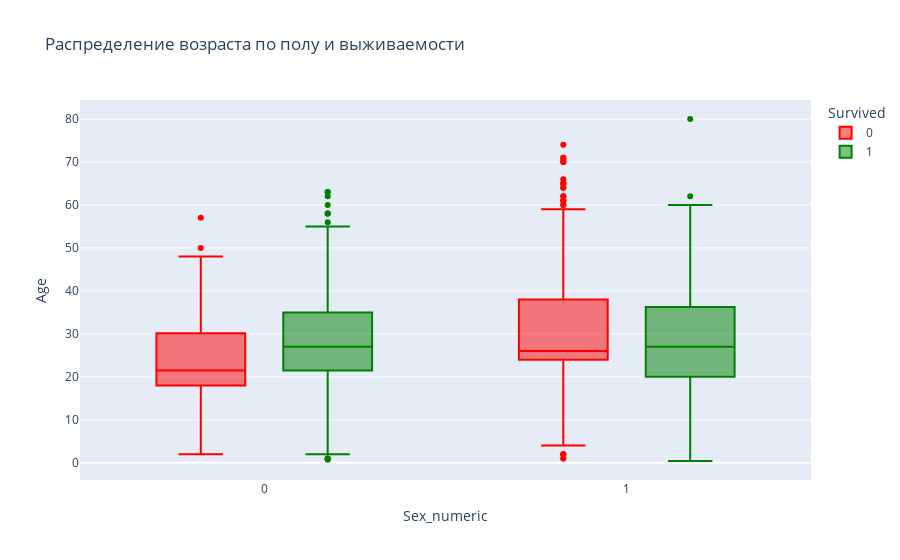

Notebook code for this chart:
### Code cell
# Анализ возраста по полу и выживаемости
fig = px.box(df, x='Sex_numeric', y='Age', color='Survived',
             title='Распределение возраста по полу и выживаемости',
             color_discrete_sequence=['red', 'green'])
fig.show()

### Figure 1 — Plotly figure (JSON) as saved in the notebook; plotly's stock layout.template omitted (floating-point values rounded to 4 significant figures; data arrays with more than 128 entries replaced by an {"elided": "..."} marker saying what was removed)
{"data": [{"alignmentgroup": "True", "hovertemplate": "Survived=0<br>Sex_numeric=%{x}<br>Age=%{y}<extra></extra>", "legendgroup": "0", "marker": {"color": "red"}, "name": "0", "notched": false, "offsetgroup": "0", "orientation": "v", "showlegend": true, "type": "box", "x": {"elided": "549 int values"}, "x0": " ", "xaxis": "x", "y": {"elided": "549 float values"}, "y0": " ", "yaxis": "y"}, {"alignmentgroup": "True", "hovertemplate": "Survived=1<br>Sex_numeric=%{x}<br>Age=%{y}<extra></extra>", "legendgroup": "1", "marker": {"color": "green"}, "name": "1", "notched": false, "offsetgroup": "1", "orientation": "v", "showlegend": true, "type": "box", "x": {"elided": "342 int values"}, "x0": " ", "xaxis": "x", "y": {"elided": "342 float values"}, "y0": " ", "yaxis": "y"}], "layout": {"boxmode": "group", "legend": {"title": {"text": "Survived"}, "tracegroupgap": 0}, "title": {"text": "Распределение возраста по полу и выживаемости"}, "xaxis": {"anchor": "y", "domain": [0, 1], "title": {"text": "Sex_numeric"}}, "yaxis": {"anchor": "x", "domain": [0, 1], "title": {"text": "Age"}}}}
